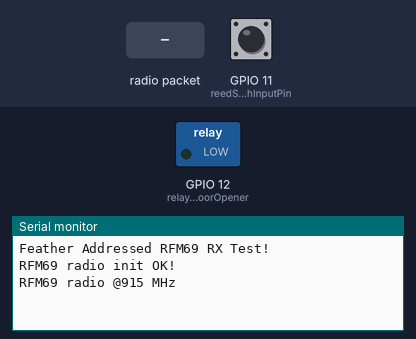
Recording of a sketch running on a simulated ESP32-S3. Parts: switched loads named in the sketch (green lamp = pin HIGH), the last lines printed to the serial monitor. Inputs (shaded band) come from the test bench; at power-on: GPIO 11 (reedSwitchInputPin) HIGH. No radio packets arrive unless stated; pins used as bus, display or sensor lines are not drawn.

Above: at 1.2 s.
1.3 s: GPIO 11 (reedSwitchInputPin) pulled LOW for 0.15 s
At 2.6 s:
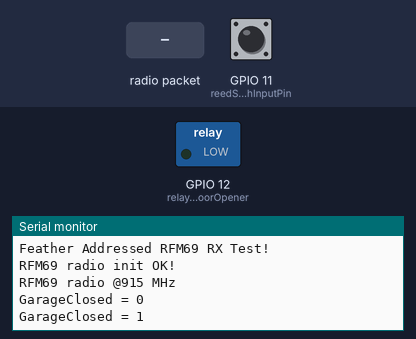
2.9 s: radio packet "c" arrives
At 3.4 s:
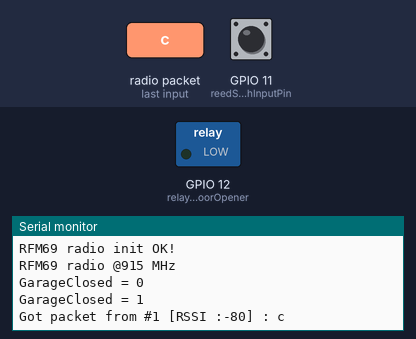
4.4 s: radio packet "o" arrives
At 5.6 s:
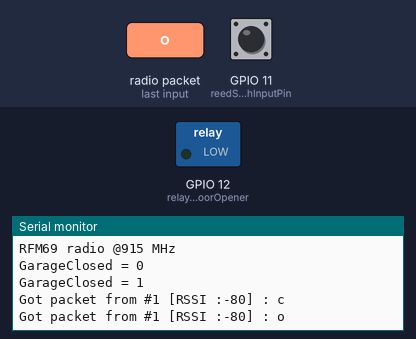
5.9 s: radio packet "1" arrives
At 6.9 s:
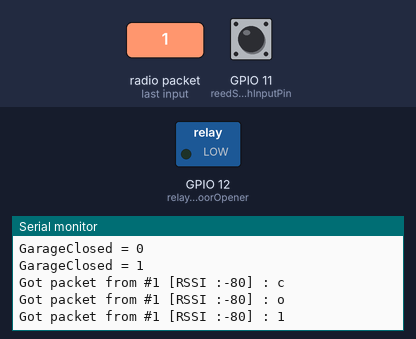

Measured:
- after the input at 1.3 s, the serial monitor: prints a new line at once (image 1)
- after the input at 2.9 s, the serial monitor: prints a new line at once (image 2)
- after the input at 4.4 s, the serial monitor: prints a new line at once (image 3)
- after the input at 5.9 s, the serial monitor: prints a new line at once (image 4)

The sketch:

RadioHead69_AddrDemo_RX_Hardlee.ino
```cpp
// rf69 demo tx rx.pde
// -*- mode: C++ -*-
// Example sketch showing how to create a simple addressed, reliable messaging client
// with the RH_RF69 class. RH_RF69 class does not provide for addressing or
// reliability, so you should only use RH_RF69  if you do not need the higher
// level messaging abilities.
// It is designed to work with the other example rf69_server.
// Demonstrates the use of AES encryption, setting the frequency and modem
// configuration

#include <SPI.h>
#include <RH_RF69.h>
#include <RHReliableDatagram.h>

/************ Radio Setup ***************/

// Change to 434.0 or other frequency, must match RX's freq!
#define RF69_FREQ 915.0

// who am i? (server address)
#define MY_ADDRESS     1


#if defined (__AVR_ATmega32U4__) // Feather 32u4 w/Radio
  #define RFM69_CS      8
  #define RFM69_INT     7
  #define RFM69_RST     4
  #define LED           13
#endif

#if defined(ADAFRUIT_FEATHER_M0) || defined(ADAFRUIT_FEATHER_M0_EXPRESS) || defined(ARDUINO_SAMD_FEATHER_M0)
  // Feather M0 w/Radio
  #define RFM69_CS      8
  #define RFM69_INT     3
  #define RFM69_RST     4
  #define LED           13
#endif

#if defined (__AVR_ATmega328P__)  // Feather 328P w/wing
  #define RFM69_INT     3  //
  #define RFM69_CS      4  //
  #define RFM69_RST     2  // "A"
  #define LED           13
#endif

#if defined(ESP8266)    // ESP8266 feather w/wing
  #define RFM69_CS      2    // "E"
  #define RFM69_IRQ     15   // "B"
  #define RFM69_RST     16   // "D"
  #define LED           0
#endif

#if defined(ARDUINO_ADAFRUIT_FEATHER_ESP32S2) || defined(ARDUINO_NRF52840_FEATHER) || defined(ARDUINO_NRF52840_FEATHER_SENSE)
  #define RFM69_INT     9  // "A"
  #define RFM69_CS      10  // "B"
  #define RFM69_RST     11  // "C"
  #define LED           13

#elif defined(ESP32)    // ESP32 feather w/wing
  #define RFM69_RST     13   // same as LED
  #define RFM69_CS      33   // "B"
  #define RFM69_INT     27   // "A"
  #define LED           13
#endif

#if defined(ARDUINO_NRF52832_FEATHER)
  /* nRF52832 feather w/wing */
  #define RFM69_RST     7   // "A"
  #define RFM69_CS      11   // "B"
  #define RFM69_INT     31   // "C"
  #define LED           17
#endif

/* Teensy 3.x w/wing
#define RFM69_RST     9   // "A"
#define RFM69_CS      10   // "B"
#define RFM69_IRQ     4    // "C"
#define RFM69_IRQN    digitalPinToInterrupt(RFM69_IRQ )
*/

/* WICED Feather w/wing
#define RFM69_RST     PA4     // "A"
#define RFM69_CS      PB4     // "B"
#define RFM69_IRQ     PA15    // "C"
#define RFM69_IRQN    RFM69_IRQ
*/

// Singleton instance of the radio driver
RH_RF69 rf69(RFM69_CS, RFM69_INT);

// Class to manage message delivery and receipt, using the driver declared above
RHReliableDatagram rf69_manager(rf69, MY_ADDRESS);


int16_t packetnum = 0;  // packet counter, we increment per xmission
bool garageClosed = false;

// constants won't change. They're used here to set pin numbers:
const int reedSwitchInputPin = 11;  // the number of the pushbutton pin
const int relayGarageDoorOpener = 12;
// variables will change:
int reedSwitchState = 0;  // variable for reading the pushbutton status

void setup()
{
  Serial.begin(115200);
  //while (!Serial) { delay(1); } // wait until serial console is open, remove if not tethered to computer

  // initialize the pushbutton pin as an input:
  pinMode(reedSwitchInputPin, INPUT);
  pinMode(relayGarageDoorOpener, OUTPUT);
  digitalWrite(relayGarageDoorOpener, LOW);
  pinMode(LED, OUTPUT);
  pinMode(RFM69_RST, OUTPUT);
  digitalWrite(RFM69_RST, LOW);

  Serial.println("Feather Addressed RFM69 RX Test!");
  Serial.println();

  // manual reset
  digitalWrite(RFM69_RST, HIGH);
  delay(10);
  digitalWrite(RFM69_RST, LOW);
  delay(10);

  if (!rf69_manager.init()) {
    Serial.println("RFM69 radio init failed");
    while (1);
  }
  Serial.println("RFM69 radio init OK!");
  // Defaults after init are 434.0MHz, modulation GFSK_Rb250Fd250, +13dbM (for low power module)
  // No encryption
  if (!rf69.setFrequency(RF69_FREQ)) {
    Serial.println("setFrequency failed");
  }

  // If you are using a high power RF69 eg RFM69HW, you *must* set a Tx power with the
  // ishighpowermodule flag set like this:
  rf69.setTxPower(20, true);  // range from 14-20 for power, 2nd arg must be true for 69HCW

  // The encryption key has to be the same as the one in the server
  uint8_t key[] = { 0x01, 0x02, 0x03, 0x04, 0x05, 0x06, 0x07, 0x08,
                    0x01, 0x02, 0x03, 0x04, 0x05, 0x06, 0x07, 0x08};
  rf69.setEncryptionKey(key);

  pinMode(LED, OUTPUT);

  Serial.print("RFM69 radio @");  Serial.print((int)RF69_FREQ);  Serial.println(" MHz");
}


// Dont put this on the stack:
uint8_t data[64];
// Dont put this on the stack:
uint8_t buf[RH_RF69_MAX_MESSAGE_LEN];

void loop() {
  // read the state of the pushbutton value:
  reedSwitchState = digitalRead(reedSwitchInputPin);
  if(garageClosed != (reedSwitchState == LOW))
  {
    Serial.print("GarageClosed = ");
    Serial.println(garageClosed);
  }
  garageClosed = reedSwitchState == LOW;

  if (rf69_manager.available())
  {
    // Wait for a message addressed to us from the client
    uint8_t len = sizeof(buf);
    uint8_t from;
    if (rf69_manager.recvfromAck(buf, &len, &from)) {
      buf[len] = 0; // zero out remaining string

      Serial.print("Got packet from #");
      Serial.print(from);
      Serial.print(" [RSSI :");
      Serial.print(rf69.lastRssi());
      Serial.print("] : ");
      Serial.println((char*)buf);
      if((char)buf[0] == 'c')
      {
        closeGarage();
      }
      else if((char)buf[0] == 'o')
      {
        openGarage();
      }
      else
      {
        queryGarageState();
      }
      Blink(LED, 40, 3); //blink LED 3 times, 40ms between blinks

      // Send a reply back to the originator client
      if (!rf69_manager.sendtoWait(data, sizeof(data), from))
        Serial.println("Sending failed (no ack)");
    }
  }
}

void openGarage()
{
  if(garageClosed)
  {
    strcpy(data, "OK");
  }
  else
  {
    strcpy(data, "Fail:AlreadyOpen");
  }
}

void closeGarage()
{
  if(!garageClosed)
  {
    strcpy(data, "OK");
  }
  else
  {
    strcpy(data, "Fail:AlreadyClosed");
  }
}

void queryGarageState()
{
  if(!garageClosed)
  {
    strcpy(data, "Open");
  }
  else
  {
    strcpy("data", "Closed");
  }
}

void Blink(byte PIN, byte DELAY_MS, byte loops) {
  for (byte i=0; i<loops; i++)  {
    digitalWrite(PIN,HIGH);
    delay(DELAY_MS);
    digitalWrite(PIN,LOW);
    delay(DELAY_MS);
  }
}
```
